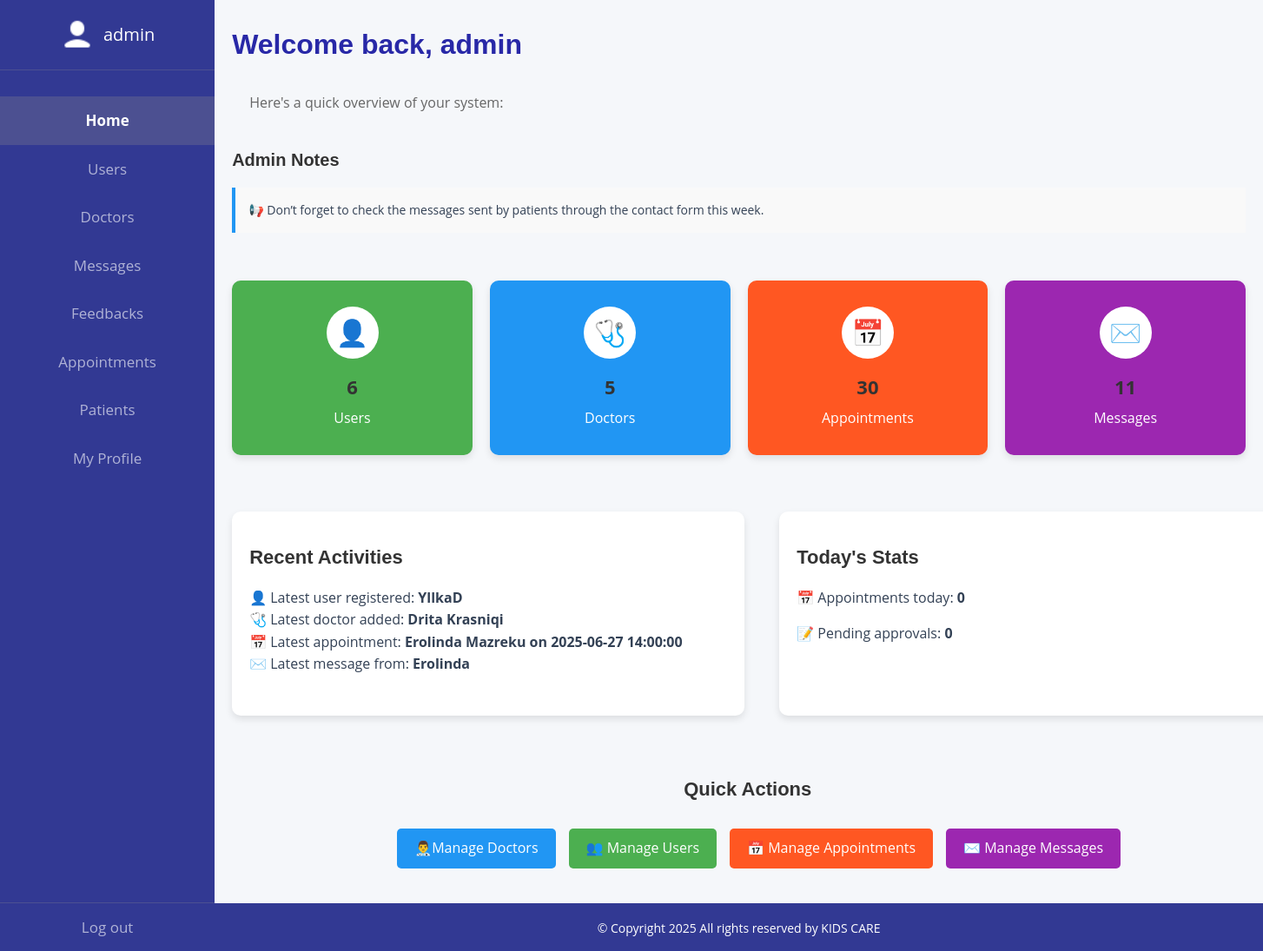
/admin-dashboard.php (signed in), run on the app's committed database.
### tables this page shows
CREATE TABLE `users` (
  `id` int(10) NOT NULL,
  `username` varchar(255) NOT NULL,
  `email` varchar(255) NOT NULL,
  `password` varchar(255) NOT NULL,
  `role_id` int(11) DEFAULT NULL
);

CREATE TABLE `appointments` (
  `id` int(10) NOT NULL,
  `name` varchar(255) NOT NULL,
  `lastname` varchar(255) NOT NULL,
  `email` varchar(255) NOT NULL,
  `phone` int(10) NOT NULL,
  `gender` varchar(3) NOT NULL,
  `city` varchar(255) NOT NULL,
  `appointment_date` datetime NOT NULL,
  `message` varchar(255) NOT NULL,
  `doctor_id` int(11) DEFAULT NULL
);

### admin-dashboard.php (the view, shortened to what this page needs)
<?php
  include 'includes/functions/connect.php';
$username = $_SESSION['username'];
?>
<!DOCTYPE html>
<html>
<head>
    <link href="https://cdn.jsdelivr.net/npm/bootstrap@5.3.3/dist/css/bootstrap.min.css" rel="stylesheet">
    <link rel="stylesheet" href="menus.css">
</head>
<body>
<?php include "includes/templates/admin-sidebar.php"; ?>
<div class="content">
    <h1 class="welcome-admin">Welcome back, <?= htmlspecialchars($username) ?></h1>
    <p class="welcome-paragraph">Here's a quick overview of your system:</p>
    <?php
    $userCount = $doctorCount = $appointmentCount = $emailCount = 0;
    $userQuery = "SELECT COUNT(*) as count FROM users WHERE role_id = 3";
    $result = mysqli_query($conn, $userQuery);
    if ($row = mysqli_fetch_assoc($result)) $userCount = $row['count'];
    $doctorQuery = "SELECT COUNT(*) as count FROM users WHERE role_id = 2";
    $result = mysqli_query($conn, $doctorQuery);
    if ($row = mysqli_fetch_assoc($result)) $doctorCount = $row['count'];
    $appointmentQuery = "SELECT COUNT(*) as count FROM appointments";
    $result = mysqli_query($conn, $appointmentQuery);
    if ($row = mysqli_fetch_assoc($result)) $appointmentCount = $row['count'];
    $messageQuery = "SELECT COUNT(*) as count FROM messages";
    $result = mysqli_query($conn, $messageQuery);
    if ($row = mysqli_fetch_assoc($result)) $emailCount = $row['count'];
    ?>
    <div style="margin: 40px 20px;">
        <h2 class="admin-notes">Admin Notes</h2>
        <p class="remember">
            📢 Don’t forget to check the messages sent by patients through the contact form this week.
        </p>
    </div>
    <div class="dashboard-container">
        <div class="dashboard-box first">
            <div class="icon icon-users">👤</div>
            <div class="number"><?= $userCount ?></div>
            <div class="label">Users</div>
        </div>
        <div class="dashboard-box second">
            <div class="icon icon-doctors">🩺</div>
            <div class="number"><?= $doctorCount ?></div>
            <div class="label">Doctors</div>
        </div>
        <div class="dashboard-box third">
            <div class="icon icon-appointments">📅</div>
            <div class="number"><?= $appointmentCount ?></div>
            <div class="label">Appointments</div>
        </div>
        <div class="dashboard-box fourth">
            <div class="icon icon-messages">✉️</div>
            <div class="number"><?= $emailCount ?></div>
            <div class="label">Messages</div>
        </div>
    </div>
    <div class="stats-actions">
        <div class="recent-box" style="margin: 40px 20px;">
            <h2 class="recent-appointments">Recent Activities</h2>
            <ul style="list-style: none; padding-left: 0; font-size:18px;">
                <?php
                $latestUser = 'No users yet';
                $result = mysqli_query($conn, "SELECT username FROM users WHERE role_id = 3 ORDER BY id DESC LIMIT 1");
                if ($row = mysqli_fetch_assoc($result)) $latestUser = $row['username'];
                $latestDoctor = 'No doctors yet';
                $result = mysqli_query($conn, "SELECT username FROM users WHERE role_id = 2 ORDER BY id DESC LIMIT 1");
                if ($row = mysqli_fetch_assoc($result)) $latestDoctor = $row['username'];
                $appointmentInfo = 'No appointments yet';
                $result = mysqli_query($conn, "SELECT name, lastname, appointment_date FROM appointments ORDER BY id DESC LIMIT 1");
                if ($row = mysqli_fetch_assoc($result)) {
                    $appointmentInfo = htmlspecialchars($row['name'] . ' ' . $row['lastname']) . ' on ' . htmlspecialchars($row['appointment_date']);
                }
                $latestMessage = 'No messages yet';
                $result = mysqli_query($conn, "SELECT name FROM messages ORDER BY id DESC LIMIT 1");
                if ($row = mysqli_fetch_assoc($result)) $latestMessage = $row['name'];
                ?>
                <li>👤 Latest user registered: <strong><?= htmlspecialchars($latestUser) ?></strong></li>
                <li>🩺 Latest doctor added: <strong><?= htmlspecialchars($latestDoctor) ?></strong></li>
                <li>📅 Latest appointment: <strong><?= $appointmentInfo ?></strong></li>
                <li>✉️ Latest message from: <strong><?= htmlspecialchars($latestMessage) ?></strong></li>
            </ul>
        </div>
        <div class="stats-box" style="margin:40px 20px;">
            <h2 class="todays-schedule">Today's Stats</h2>
            <?php
            $today = date('Y-m-d');
            $appointmentsToday = 0;
            $result = mysqli_query($conn, "SELECT COUNT(*) as count_today FROM appointments WHERE DATE(appointment_date) = '$today'");
            if ($row = mysqli_fetch_assoc($result)) $appointmentsToday = $row['count_today'];
            ?>
            <p>📅 Appointments today: <strong><?= $appointmentsToday ?></strong></p>
            <p>📝 Pending approvals: <strong>0</strong></p>
        </div>
    </div>
    <div class="quick-actions">
        <h2 class="quick-actions-heading">Quick Actions</h2>
        <div class="quick-buttons">
            <a href="manage-doctors.php" style="padding: 10px 20px; background: #2196F3; color: #fff; border-radius: 5px; text-decoration: none;">👨‍⚕️Manage Doctors</a>
            <a href="manage-users.php" style="padding: 10px 20px; background: #4CAF50; color: #fff; border-radius: 5px; text-decoration: none;">👥 Manage Users</a>
            <a href="manage-appointments.php" style="padding: 10px 20px; background: #FF5722; color: #fff; border-radius: 5px; text-decoration: none;">📅 Manage Appointments</a>
            <a href="manage-messages.php" style="padding: 10px 20px; background: #9C27B0; color: #fff; border-radius: 5px; text-decoration: none;">✉️ Manage Messages</a>
        </div>
    </div>
    <?php include "includes/templates/footer.php"; ?>
</div>
</body>
</html>

### menus.css (style rules this page uses)
body { font-family: 'Open Sans', sans-serif; color: var(--text-color); background-color: #f9fafb; line-height: 1.6; margin: 0; padding: 0; }
:root { --primary-color: #2563eb; --primary-dark: #1e40af; --secondary-color: #f8fafc; --text-color: #334155; --light-gray: #e2e8f0; --border-radius: 12px; --box-shadow: 0 4px 6px -1px rgba(0, 0, 0, 0.1), 0 2px 4px -1px rgba(0, 0, 0, 0.06); --transition: all 0.3s ease; }
h1, h2 { font-family: 'Montserrat', sans-serif; font-size: 2.5rem; font-weight: 700; color: var(--primary-dark); margin: 2rem 0 1rem; position: relative; padding-bottom: 1rem; }
.content { position: absolute; top: 0; left: 17%; right: 0; }
.icon { width: 30px; }
.content h1 { color: rgb(40, 40, 167); }
body { background: #f5f7fa; }
h1 { font-size: 36px; color: #333; margin-bottom: 20px; margin-left:10px; }

### admin-dashboard.php (style rules this page uses)
.dashboard-container { display: flex; flex-wrap: wrap; justify-content: space-between; padding: 20px; gap: 20px; }
.dashboard-box { background-color: #ffffff; border-radius: 10px; box-shadow: 0 4px 8px rgba(0,0,0,0.1); flex: 1 1 calc(25% - 20px); text-align: center; padding: 30px 20px; transition: transform 0.2s ease; min-width: 200px; }
.recent-box, .stats-box { background-color: #ffffff; border-radius: 10px; box-shadow: 0 4px 8px rgba(0,0,0,0.1); padding: 30px 20px; min-width: 590px; font-size: 16px; }
.stats-box { font-size:16px; }
.dashboard-box { transform: translateY(-5px); }
.dashboard-box .icon { font-size: 30px; width: 60px; height: 60px; margin: 0 auto 15px; display: flex; align-items: center; justify-content: center; border-radius: 50%; color: #fff; }
.icon-users, .icon-doctors, .icon-appointments, .icon-messages { background-color: #ffffff; }
.dashboard-box.first { background-color: #4CAF50; }
.dashboard-box.second { background-color: #2196F3; }
.dashboard-box.third { background-color: #FF5722; }
.dashboard-box.fourth { background-color: #9C27B0; }
.dashboard-box .number { font-size: 22px; font-weight: bold; color: #333; }
.dashboard-box .label { font-size: 16px; color: white; margin-top: 5px; }
.recent-appointments { color: #333; font-size:22px; margin:0; padding:0px; margin-top:10px; margin-bottom:20px; }
.todays-schedule { color: #333; font-size:22px; margin:0; padding:0px; margin-top:10px; margin-bottom:20px; }
.admin-notes { color: #333; font-size:20px; margin:0px; padding:0px; margin-bottom:20px; }
.stats-actions { display: flex; padding: 0; margin: 0; }
.quick-actions { margin: 0px 20px 40px 20px; padding-left:190px; }
.quick-actions-heading { color: #333; padding-left:330px; font-size:22px; }
.quick-buttons { display: flex; gap: 15px; flex-wrap: wrap; }
.welcome-admin { margin-left: 20px; font-size: 32px; }
.welcome-paragraph { margin-left: 40px; color: #666; font-size:16px }
.remember { background-color: #f9f9f9; padding: 15px; border-left: 4px solid #2196F3; font-size:14px; }
.recent-box li { font-size:16px; }

### data on the page
users: username "YllkaD"
users: username "Drita Krasniqi"
appointments: appointmentInfo "Erolinda Mazreku on 2025-06-27 14:00:00"

### other printed values
$username "admin"
$userCount "6"
$doctorCount "5"
$appointmentCount "30"
$emailCount "11"
$latestMessage "Erolinda"
$appointmentsToday "0"
